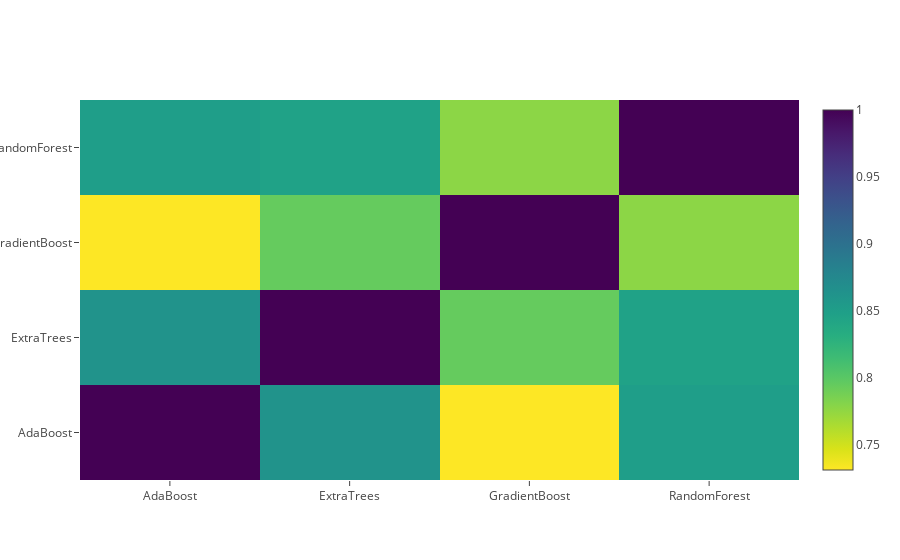

Notebook code cell kept with this figure:
### Code cell
data = [
    go.Heatmap(
        z= base_predictions_train.astype(float).corr().values ,
        x=base_predictions_train.columns.values,
        y= base_predictions_train.columns.values,
          colorscale='Viridis',
            showscale=True,
            reversescale = True
    )
]
py.iplot(data, filename='labelled-heatmap')

### Figure 1 — Plotly figure (JSON) as saved in the notebook; plotly's stock layout.template omitted (floating-point values rounded to 4 significant figures)
{"data": [{"colorscale": "Viridis", "reversescale": true, "showscale": true, "type": "heatmap", "x": ["AdaBoost", "ExtraTrees", "GradientBoost", "RandomForest"], "y": ["AdaBoost", "ExtraTrees", "GradientBoost", "RandomForest"], "z": [[1, 0.8625, 0.7308, 0.8506], [0.8625, 1, 0.794, 0.8457], [0.7308, 0.794, 1, 0.7773], [0.8506, 0.8457, 0.7773, 1]]}], "layout": {}}
